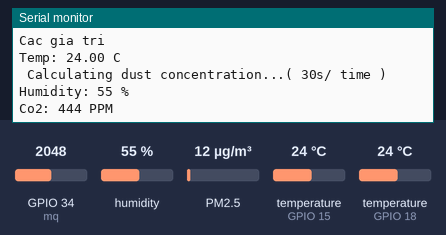
Simulated run of this sketch. Board: ESP32. Parts: the last lines printed to the serial monitor. Wiring (inferred from the names in the program): dust sensor: data GPIO 5. Inputs (shaded band) come from the test bench; at power-on: humidity 55 %, temperature (sensors on GPIO 15, GPIO 18) 24 °C, PM2.5 12 µg/m³, GPIO 34 (mq) = 2048. WiFi joins after 1.5 s; servers stay silent unless stated.

Above: at 2.7 s.
2.8 s: humidity set to 22 %
At 5.2 s:
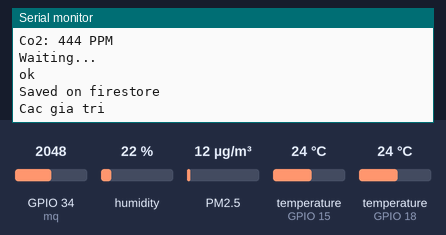
6.0 s: temperature (sensor on GPIO 15) set to 12 °C
At 7.0 s:
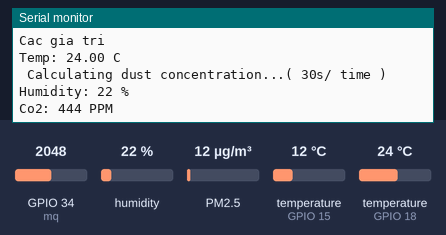
7.5 s: PM2.5 set to 6 µg/m³
At 7.55 s:
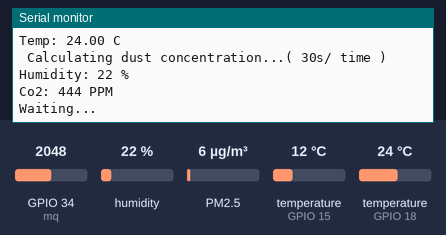
15.4 s: GPIO 34 (mq) set to 2866
At 16.8 s:
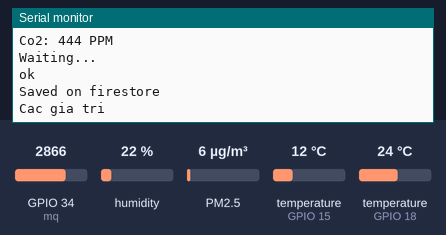
16.9 s: humidity set to 40 %
At 18.0 s:
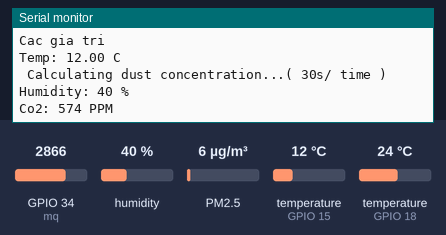
18.4 s: temperature (sensor on GPIO 15) set to 19 °C
At 19.55 s:
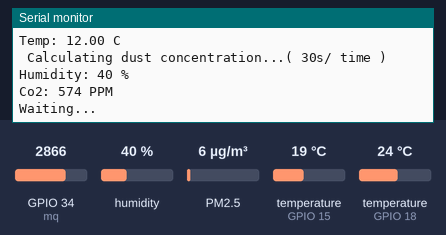
Timing chart, 0 to 20.9 s (numbered marks = the images above; inputs shaded):
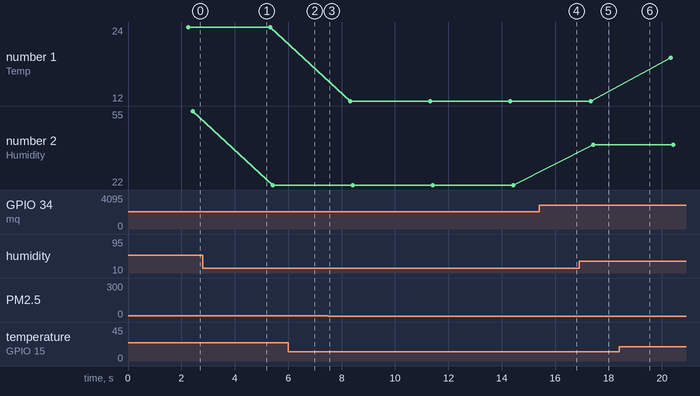

The sketch:

btlvxl555.ino
```cpp
#include<WiFi.h>
#include<Firebase_ESP_Client.h>
#include<addons/TokenHelper.h>
#include <DS18B20.h>
#include<SimpleDHT.h>
#include <Arduino.h>
#include<string.h>

#define WIFI_SSID "khong vao dc dau"
#define WIFI_PASSWORD "hoangdeptrai"
#define DATABASE_URL "https://bkfet-cf67d-default-rtdb.firebaseio.com"
#define API_KEY "AIzaSyAo_P16eNg36uR-w8ZK516Kjf0BARjrxfw"
#define FIREBASE_PROJECT_ID "bkfet-cf67d"
#define USER_EMAIL "nguyengiakham2002@gmail.com"
#define USER_PASSWORD "khamnguyen"


// Sensor DS18B20
//cam bien nay dung de do gia tri nhiet do
float tempC;  // bien gia tri nhiet do
DS18B20 ds(15);   //ket noi cam bien DS18B20 vơi chan GPIO 15
float getTemperature()
    {
    tempC=ds.getTempC(); // ham lay gia tri nhiet do theo thang celcius
    Serial.print("Temp: ");
    Serial.print(tempC);
    Serial.print(" C \n");
    return tempC;     // tra ve gia tri nhiet do
    }


// Sensor DHT22
//cam bien nay dung de do gia tri do am
int pinDHT22 = 18;  // ket noi cam bien DHT22 voi chan GPIO 18
SimpleDHT22 dht22(pinDHT22);
byte temperature,humidity;
int err;
float getHumidity() {        // ham lay gia tri do am
    err = SimpleDHTErrSuccess;
    if ((err = dht22.read(&temperature, &humidity, NULL)) != SimpleDHTErrSuccess)  //ham kiem tra xem cam bien DHT22 co bi loi hay khong
    {
        Serial.print("Read DHT22 failed, err="); Serial.print(SimpleDHTErrCode(err));
        Serial.print(","); Serial.println(SimpleDHTErrDuration(err)); delay(1000);
    }
    Serial.print("Humidity: ");
    Serial.print(humidity);
    Serial.println(" % ");
    return humidity;  // tra ve gia tri do am
}


// Sensor DSM501A
// cam bien nay dung de do mat do tap trung cua hat bui pm2.5 va pm10
int pin = 5;  //DSM501A input D8
unsigned long duration; // tong thoi gian gia tri dien ap tai Vout2 la LOW =0.7V
unsigned long starttime; // thoi diem bat dau do
unsigned long endtime;  // thoi diem ket thuc do
unsigned long sampletime_ms = 10000; //thoi gian lay mau
unsigned long lowpulseoccupancy = 0; // LPO time
float ratio;  // ti so LPO time/ thoi gian lay mau
int concentration =0;   // mat do hat bui
int getDustInfo(){
  duration = pulseIn(pin, LOW);   // thoi gian gia tri low trong khoang thoi gian lay mau
  lowpulseoccupancy += duration;
  endtime = millis();
  if ((endtime-starttime) > sampletime_ms)
    {
    ratio = lowpulseoccupancy/(sampletime_ms*10.0); // Integer percentage 0=>100  // gia tri LPO time ratio
    concentration = 1.1*pow(ratio,3)-3.8*pow(ratio,2)+520*ratio+0.62; // dua tren bai bao
    Serial.print("lowpulseoccupancy: ");
    Serial.print(lowpulseoccupancy);
    Serial.print(" ratio: ");   // ti so LPO time/ thoi gian lay mau
    Serial.print(ratio);
    Serial.print(" concentration: ");
    Serial.println(concentration);   // gia tri mat do hat bui, don vi pcs/0.01cf
    starttime=millis();
    lowpulseoccupancy=0;
  }
  else {
    Serial.println(" Calculating dust concentration...( 30s/ time ) ");
  }
  return concentration; // tra ve gia tri nong do bui PM2.5 PM10
}


// Sensor Mq135
//cam bien nay dung de do nong do khi CO2
int mq=34, mqRead;  // ket noi cam bien MQ135 vao chan GPIO 34
int getCo2(){      // ham lay gia tri nong do khi CO2
  mqRead = analogRead(mq);    // doc gia tri analog tu chan 34
  mqRead = map(mqRead,200,3026,150,600);  // anh xa gia tri analog doc duoc len khoang gia tri tu 150 den 600, day la gia tri nong do CO2
  Serial.print("Co2: ");
  Serial.print(mqRead);
  Serial.println(" PPM ");
  return mqRead; // tra ve gia tri nong do CO2, don vi PPM
}

// cap nhat du lieu len firestore
String documentPath = "DataAir/xilTeBsQhvyLGBtfvACn"; // gan duong dan document cua firestore


FirebaseData fbdo; //tao bien data
FirebaseAuth auth; // tao bien xac thuc
FirebaseConfig config; // tao bien cau hinh
FirebaseJson content; // tao bien noi dung

void firestoreDataUpdate(float temp, float dust, int co2,int hum)
{
  if(WiFi.status() == WL_CONNECTED && Firebase.ready()){

    content.clear();  // xoa cac gia tri cua bien content
    content.set("fields/CO2/stringValue", String(co2).c_str());  // dat gia tri co2 vao trong fields/CO2/stringValue cua content
    content.set("fields/bui/stringValue",String( dust).c_str());  // dat gia tri dust vao trong fields/bui/stringValue cua content
    content.set("fields/nhietdo/stringValue", String(temp).c_str());  // dat gia tri temp vao trong fields/nhietdo/stringValue cua content
    content.set("fields/doam/stringValue", String(hum).c_str());  // dat gia tri hum vao trong fields/doam/stringValue cua content

    if(Firebase.Firestore.patchDocument(&fbdo, FIREBASE_PROJECT_ID, "", documentPath.c_str(), content.raw(), "CO2,bui,nhietdo,doam")) // cap nhat cac thong tin bien content len firestore
    {
        Serial.printf("ok\n%s\n\n", fbdo.payload().c_str()); // hien thi noi dung va trang thai cap nhat
        return;
    }
    else
    {
        Serial.println(fbdo.errorReason()); // neu khong cap nhat duoc hien thi loi
    }
    }
}


float dust,temp,hum; // khoi tao cac bien nong do bui PM2.5 PM10, nhiet do, do am
int Co2; // khoi tao bien nong do CO2
void setup()
{
    Serial.begin(115200); // dat gia tri toc do baud cho man hinh Serial
    WiFi.begin(WIFI_SSID, WIFI_PASSWORD);  // ket noi wifi
    Serial.print("Connecting to Wi-Fi");
    while (WiFi.status() != WL_CONNECTED)  //kiem tra tinh trang ket noi wifi
    {
        Serial.print(".");
        delay(300);
    }
    Serial.println();
    Serial.print("Connected with IP: ");
    Serial.println(WiFi.localIP());  // hien thi IP cua thiet bi khi ket noi wifi
    Serial.println();

    Serial.printf("Firebase Client v%s\n\n", FIREBASE_CLIENT_VERSION);  // hien thi phien ban firebase client

    config.api_key = API_KEY;  //gan gia trị API KEY
    auth.user.email = USER_EMAIL;  // gan gia tri ten email cua chủ project firebase
    auth.user.password = USER_PASSWORD;  //gan gia tri mat khau cua email tren

    config.token_status_callback = tokenStatusCallback; // ham callback goi gia tri trang thai cua token

    // Limit the size of response payload to be collected in FirebaseData
    Firebase.begin(&config, &auth); // ket noi voi firebase
    Firebase.reconnectWiFi(true);  //tu dong ket noi voi mang wifi

    starttime=millis();

 }

void loop()
{

    Serial.println("Cac gia tri");
    // lay gia tri cho tung bien
    temp= getTemperature(); // nhiet do
    dust= getDustInfo(); // mat do bui PM2.5, PM10
    hum= getHumidity(); // do am
    Co2= getCo2(); // nong do CO2
    delay(2000);
    Serial.println("Waiting...");

    if( Firebase.ready() )
    {
        firestoreDataUpdate(temp,dust,Co2,hum);  // cap nhat 4 du lieu len firestore
        Serial.print("Saved on firestore \n");
    }
}
```

Measured:
- after the input at 16.9 s, the serial monitor: prints a new line after 0.52 s (image 5)
- plotted number 1: 12 → 19 after the input at 18.4 s
- plotted number 2: 55 → 22 after the input at 2.8 s, 22 → 40 after the input at 16.9 s
